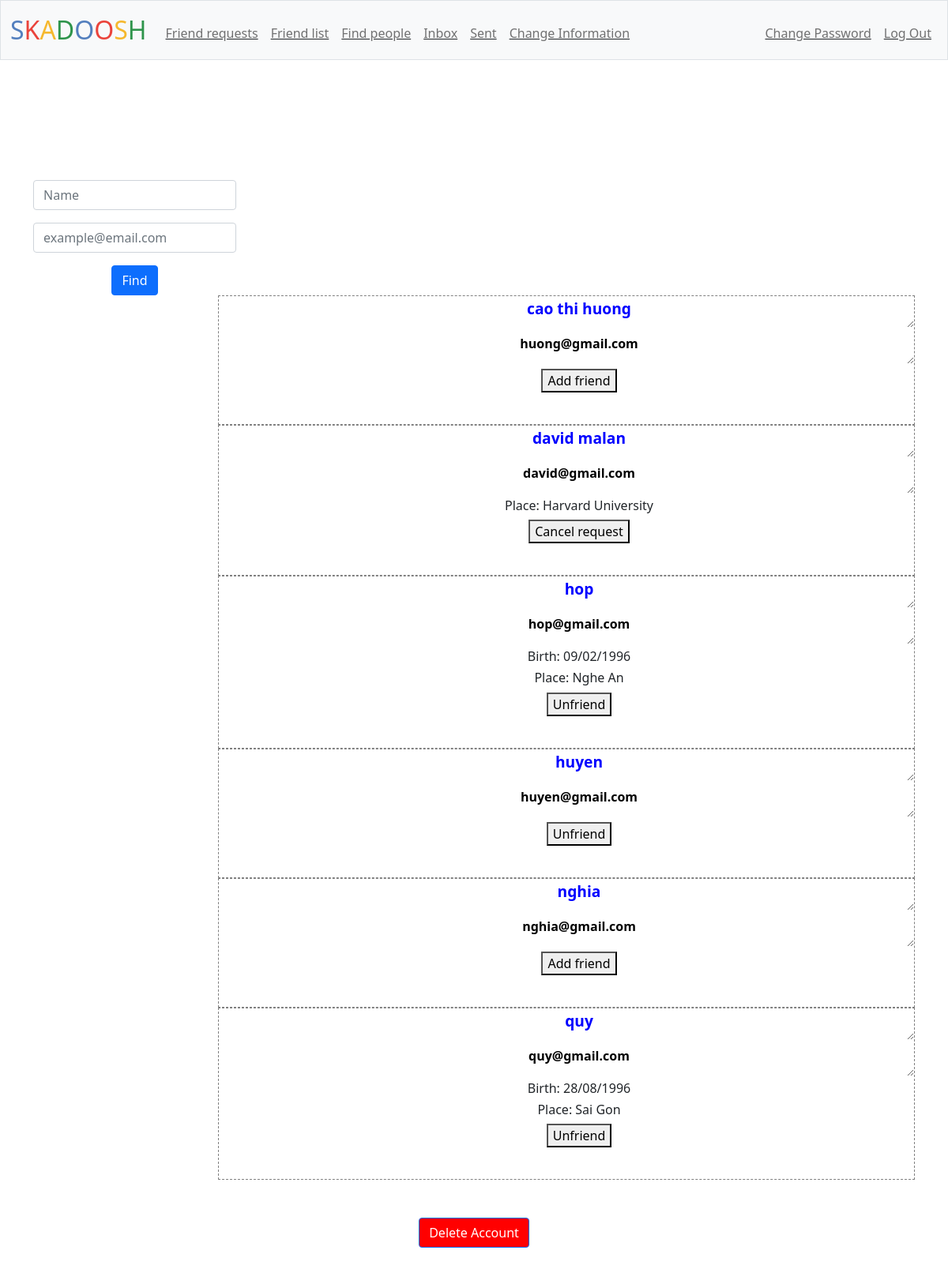
The app's page /find (signed in) with its own data.
### tables this page shows
CREATE TABLE informations (
id INTEGER PRIMARY KEY AUTOINCREMENT NOT NULL,
user_id INTEGER NOT NULL,
name TEXT NOT NULL,
birth TEXT,
place TEXT,
number TEXT,
email TEXT NOT NULL UNIQUE);

### app.py (the view, shortened to what this page needs)
@app.route("/find", methods = ["GET", "POST"])
@login_required
@information_required
def find():
    if request.method == "GET":
        user_id = session['user_id']
        rows = db.execute("SELECT * FROM informations WHERE NOT user_id = ? ORDER BY name", user_id)
        people = []
        for row in rows:
            person = {}
            person['name'] = row['name']
            person['email'] = row['email']
            person['birth'] = row['birth']
            person['place'] = row['place']
            person['number'] = row['number']
            person_id = db.execute("SELECT user_id FROM informations WHERE email = ?", person['email'])[0]['user_id']
            row = db.execute("SELECT * FROM friends WHERE host_id = ? AND friend_id = ? OR host_id = ? AND friend_id = ?", user_id, person_id, person_id, user_id)
            if len(row) == 0:
                person['operation'] = 'Add friend'
            else:
                if row[0]['status'] == 'unconfirmed':
                    if user_id == row[0]['friend_id']:
                        person['operation'] = 'Accept'
                    if user_id == row[0]['host_id']:
                        person['operation'] = 'Cancel request'
                elif row[0]['status'] == 'confirmed':
                    person['operation'] = 'Unfriend'
            people.append(person)
        return render_template("find.html", people=people)

### app.py (called while the page is built)
@app.after_request
def after_request(response):
    response.headers["Cache-Control"] = "no-cache, no-store, must-revalidate"
    response.headers["Expires"] = 0
    response.headers["Pragma"] = "no-cache"
    return response

### helpers.py (called while the page is built)
def login_required(f):
    @wraps(f)
    def decorated_function(*args, **kwargs):
        if session.get("user_id") is None:
            return redirect("/login")
        return f(*args, **kwargs)
    return decorated_function

def information_required(f):
    @wraps(f)
    def decorated_function(*args, **kwargs):
        user_id = session.get("user_id")
        rows = db.execute("SELECT * FROM informations WHERE user_id = ?", user_id)
        if len(rows) == 0:
            message = 'You must provide you informations first!'
            return render_template("information.html", requirement=message)
        return f(*args, **kwargs)
    return decorated_function

### templates/find.html (shortened to what this page needs)
{% extends "layout.html" %}
{% block main %}
<div id="parent">
    <div id="find">
        <form action="/find" method="post">
            <div class="mb-3">
                <input autofocus class="form-control mx-auto w-auto" id="name" name="name" placeholder="Name" type="text">
            </div>
            <div class="mb-3">
                <input class="form-control mx-auto w-auto" id="email" name="email" placeholder="example@email.com" type="text">
            </div>
            <button class="btn btn-primary" type="submit">Find</button>
        </form>
    </div>
    {% for person in people %}
    <div id="result">
        <form action="/add" method="post">
            <ul>
                <li><textarea id="person" name="name" readonly>{{ person["name"] }}</textarea></li>
                <li><textarea id="person-email" name="email" readonly>{{ person["email"] }}</textarea></li>
                {% if person["birth"] %}
                <li><h6>Birth: {{ person["birth"] }}</h6></li>
                {% endif %}
                {% if person["place"] %}
                <li><h6>Place: {{ person["place"] }}</h6></li>
                {% endif %}
                <button type="submit">{{ person["operation"] }}</button>
            </ul>
            <br>
        </form>
    </div>
    {% endfor %}
</div>
{% endblock %}

### templates/find.html (style rules this page uses)
#person { color: blue; }
#find { float: left; padding-left: 30px;; }
#result { float: right; width: 75%; margin-right: 30px; border: gray dashed thin; }
ul li { list-style-type: none; }
ul li textarea { text-align: center; width: 100%; height: 40px; background: none; border: none; }
#person { font-size: larger; font-weight: bold; }
#person-email { font-weight: bold; }

### records on screen
informations: name "cao thi huong", email "huong@gmail.com", operation "Add friend"
informations: name "david malan", email "david@gmail.com", place "Harvard University", operation "Cancel request"
informations: name "hop", email "hop@gmail.com", birth "09/02/1996", place "Nghe An", operation "Unfriend"
informations: name "huyen", email "huyen@gmail.com", operation "Unfriend"
informations: name "nghia", email "nghia@gmail.com", operation "Add friend"
informations: name "quy", email "quy@gmail.com", birth "28/08/1996", place "Sai Gon", operation "Unfriend"
